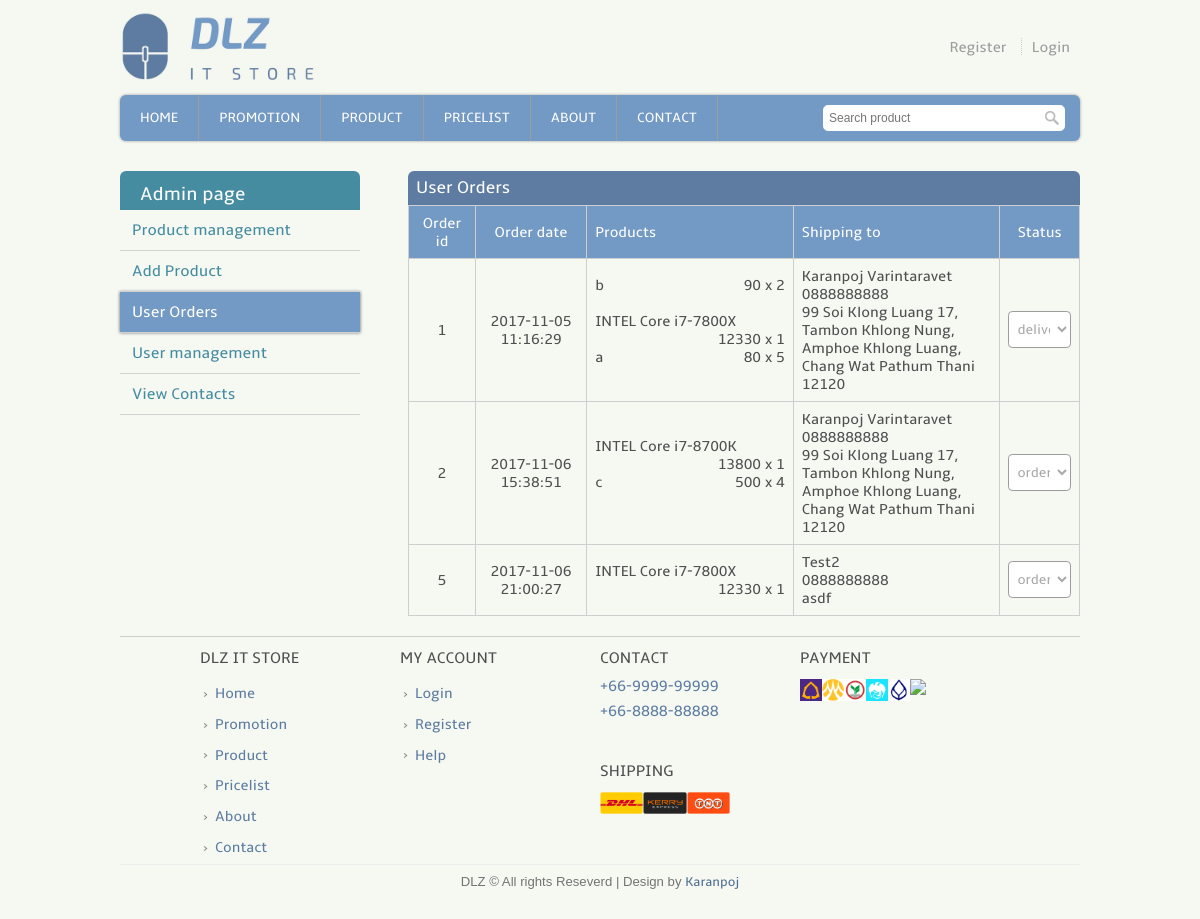
Before: /admin_check_order.php with the older database file.
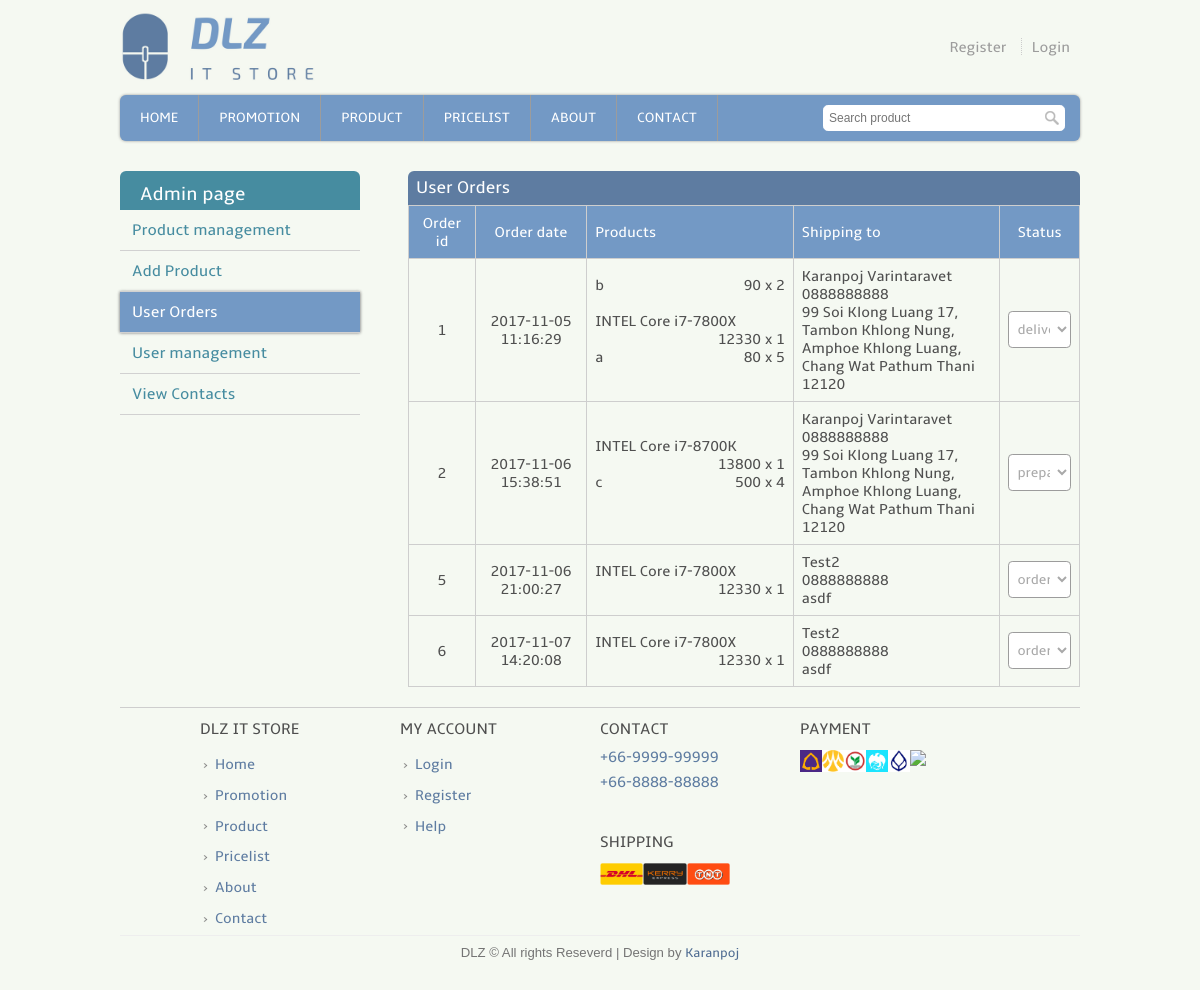
After: the same page with the newer database file.
### tables this page shows
CREATE TABLE `user_order` (
  `order_id` int(11) NOT NULL,
  `user_id` int(11) DEFAULT NULL,
  `order_pros` text NOT NULL,
  `order_datetime` datetime DEFAULT NULL,
  `order_to` text,
  `order_cost` float NOT NULL,
  `status_id` int(11) NOT NULL
);

### template.class.php (called while the page is built, shortened)
<?php
    class Template {
        protected $file;
        protected $values = array();
        public function __construct($file) {
            $this->file = $file;
        }
        public function set($key, $value) {
            $this->values[$key] = $value;
        }
        public function output() {
            $output = file_get_contents($this->file);
            foreach ($this->values as $key => $value) {
            	$tagToReplace = "[@$key]";
            	$output = str_replace($tagToReplace, $value, $output);
            }
            return $output;
        }
    }
?>

### admin_check_order.php (the view, shortened to what this page needs)
<?PHP
    include("connect.php");
    include("template.class.php");
    if(!isset($_SESSION['username']))
    {
      $layout_header = new Template("layout_header.tpl");
      $layout_footer = new Template("layout_footer.tpl");
    }
    $layout_header->set('title','Order list : IT Online Shopping website');
    echo $layout_header->output();
?>
<div class='user_full'>
  <div class='user_left'>
    <table class="user_menu">
      <tr>
        <th>
          Admin page
        </th>
      </tr>
      <tr>
        <td>
          <a href="admin.php">Product management</a>
        </td>
      </tr>
      <tr>
        <td>
          <a href="admin_add_product.php">Add Product</a>
        </td>
      </tr>
      <tr>
        <td class="active">
          <a href="admin_check_order.php">User Orders</a>
        </td>
      </tr>
      <tr>
        <td>
          <a href="admin_user.php">User management</a>
        </td>
      </tr>
      <tr>
        <td>
          <a href="contact_read.php">View Contacts</a>
        </td>
      </tr>
    </table>
  </div>
  <div class='ucart_right'>
    <form class="form_input" method="post" action="process.php">
      <div class="ucart_box" style="max-width: 1000px;">
        <h3>User Orders</h3>
        <table class="order_tb admin_order" width="100%">
          <tr>
            <th>Order id</th>
            <th>Order date</th>
            <th>Products</th>
            <th>Shipping to</th>
            <th>Status</th>
          </tr>
      <?PHP
      		$sql	= "select user_order.*,status.status_Name from user_order,status where user_order.status_id = status.status_id";
      		$result = $mysqli->query($sql) or die("error=$sql");
          while($row=$result->fetch_array()){
      ?>
          <tr>
            <td><?php echo $row['order_id']; ?></td>
            <td>
              <?php
                echo  $row['order_datetime'];
              ?>
            </td>
            <td>
              <?php
                $nline_pros = explode("@",$row['order_pros']);
                foreach ($nline_pros as $value) {
                  if(trim($value) != ""){
                    list($first,$second,$last) = explode("?", $value);
                    if($first != "" && $second != "" && $last != ""){
                      echo "<p>".trim($first)."<span style='float:right;'>".trim($second)." x ".trim($last)."</span></p><br>";
                    }
                  }
                }
              ?>
            </td>
            <td>
              <?php
                $nline_ship = explode("^",$row['order_to']);
                foreach ($nline_ship as $value) {
                  if(trim($value) != ""){
                    echo $value."<br>";
                  }
                }
              ?>
             </td>
            <td style="text-align: left;">
              <select style="margin-left: 0px;width: 100%" class="sortby_tool" onchange="location = value;" style="width: 100%;">
                <option value="admin_status_order.php?ostatus=1&oid=<?php echo $row['order_id']; ?>" <?php if($row['status_id']==1){echo "selected";} ?> >order receive</option>
                <option value="admin_status_order.php?ostatus=2&oid=<?php echo $row['order_id']; ?>" <?php if($row['status_id']==2){echo "selected";} ?> >prepare & package</option>
                <option value="admin_status_order.php?ostatus=3&oid=<?php echo $row['order_id']; ?>" <?php if($row['status_id']==3){echo "selected";} ?> >delivered</option>
              </select>
            </td>
          </tr>
      <?PHP
      	}
      ?>
        </table>
      </div>
    </form>
  </div>
<?php
  echo $layout_footer->output();
?>

Changed rows visible on the page:
changed user_order id 2: status "order receive" → "prepare & package"
added user_order: order_id "6", order_datetime "2017-11-07 14:20:08", first "INTEL Core i7-7800X", second "12330", last "1", order_to "Test2", order_to "0888888888", order_to "asdf", status "order receive", shown under "User Orders"
